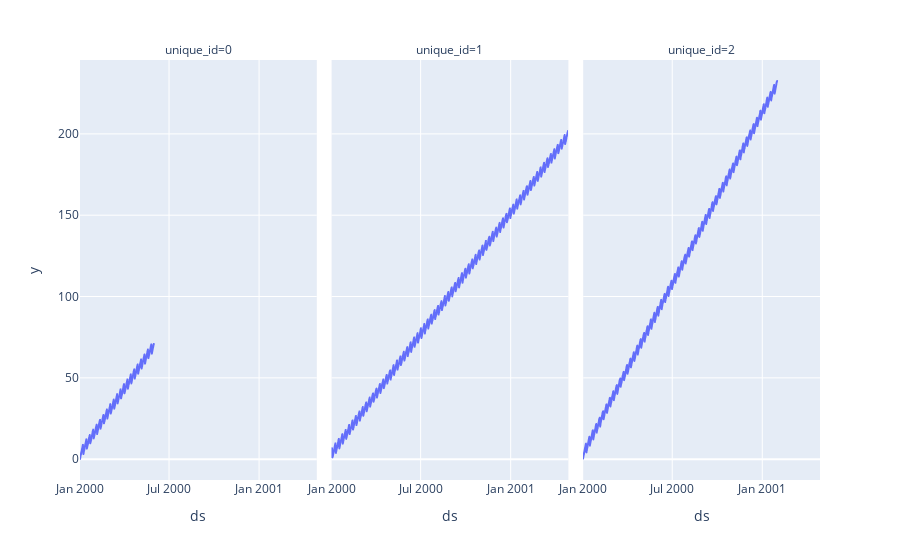

Notebook code cell kept with this figure:
### Code cell
px.line(df, x="ds", y="y", facet_col="unique_id")

### Figure 1 — Plotly figure (JSON) as saved in the notebook; plotly's stock layout.template omitted (floating-point values rounded to 4 significant figures; data arrays with more than 128 entries replaced by an {"elided": "..."} marker saying what was removed)
{"data": [{"hovertemplate": "unique_id=0<br>ds=%{x}<br>y=%{y}<extra></extra>", "legendgroup": "", "line": {"color": "#636efa", "dash": "solid"}, "marker": {"symbol": "circle"}, "mode": "lines", "name": "", "showlegend": false, "type": "scattergl", "x": {"elided": "152 str values"}, "xaxis": "x", "y": {"elided": "152 float values"}, "yaxis": "y"}, {"hovertemplate": "unique_id=1<br>ds=%{x}<br>y=%{y}<extra></extra>", "legendgroup": "", "line": {"color": "#636efa", "dash": "solid"}, "marker": {"symbol": "circle"}, "mode": "lines", "name": "", "showlegend": false, "type": "scattergl", "x": {"elided": "485 str values"}, "xaxis": "x2", "y": {"elided": "485 float values"}, "yaxis": "y2"}, {"hovertemplate": "unique_id=2<br>ds=%{x}<br>y=%{y}<extra></extra>", "legendgroup": "", "line": {"color": "#636efa", "dash": "solid"}, "marker": {"symbol": "circle"}, "mode": "lines", "name": "", "showlegend": false, "type": "scattergl", "x": {"elided": "398 str values"}, "xaxis": "x3", "y": {"elided": "398 float values"}, "yaxis": "y3"}], "layout": {"annotations": [{"font": {}, "showarrow": false, "text": "unique_id=0", "x": 0.16, "xanchor": "center", "xref": "paper", "y": 1, "yanchor": "bottom", "yref": "paper"}, {"font": {}, "showarrow": false, "text": "unique_id=1", "x": 0.5, "xanchor": "center", "xref": "paper", "y": 1, "yanchor": "bottom", "yref": "paper"}, {"font": {}, "showarrow": false, "text": "unique_id=2", "x": 0.84, "xanchor": "center", "xref": "paper", "y": 1, "yanchor": "bottom", "yref": "paper"}], "legend": {"tracegroupgap": 0}, "margin": {"t": 60}, "xaxis": {"anchor": "y", "domain": [0, 0.32], "title": {"text": "ds"}}, "xaxis2": {"anchor": "y2", "domain": [0.34, 0.66], "matches": "x", "title": {"text": "ds"}}, "xaxis3": {"anchor": "y3", "domain": [0.68, 1.0], "matches": "x", "title": {"text": "ds"}}, "yaxis": {"anchor": "x", "domain": [0, 1], "title": {"text": "y"}}, "yaxis2": {"anchor": "x2", "domain": [0, 1], "matches": "y", "showticklabels": false}, "yaxis3": {"anchor": "x3", "domain": [0, 1], "matches": "y", "showticklabels": false}}}
